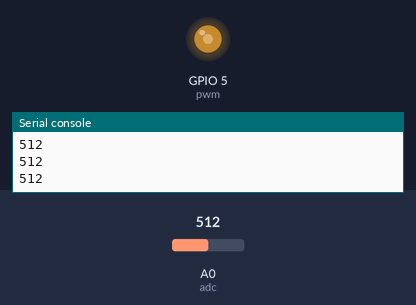
Recording of a program running on a simulated ESP8266 board running MicroPython. Shown: output pins drawn as LEDs (lit = HIGH), the last lines printed to the serial console. The test bench sets the inputs (shaded band); at power-on: A0 (adc) = 512 (analog values on the 0–1023 scale).

Above: at 1.2 s.
1.3 s: A0 (adc) set to 716
At 2.5 s:
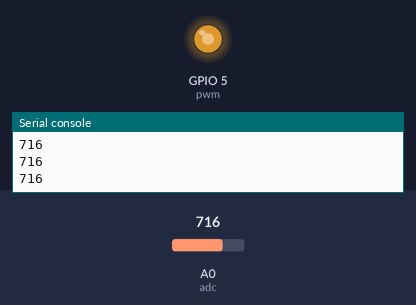
2.8 s: A0 (adc) set to 900
At 3.9 s:
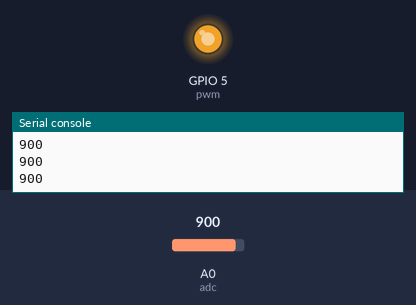
4.3 s: A0 (adc) set to 122
At 5.1 s:
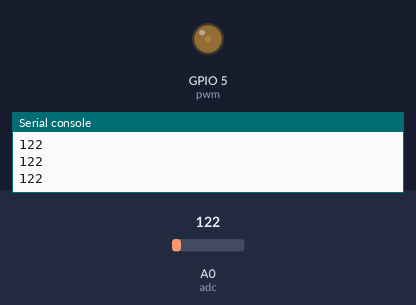
5.8 s: A0 (adc) set to 0
At 6.4 s:
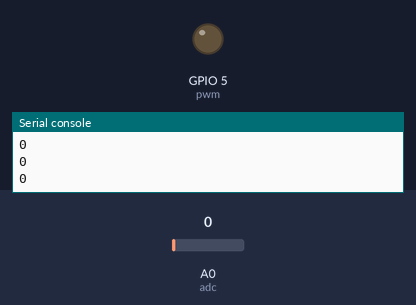
Timing chart, 0 to 8.3 s (numbered marks = the images above; inputs shaded):
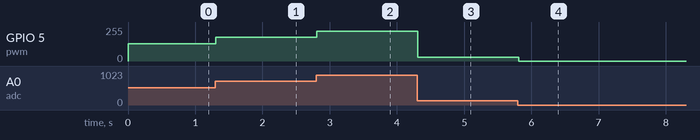

Measured:
- after the input at 1.3 s, GPIO 5 (pwm): 128/255 → 178/255 at once
- after the input at 2.8 s, GPIO 5 (pwm): 178/255 → 224/255 at once
- after the input at 4.3 s, GPIO 5 (pwm): 224/255 → 30/255 at once
- after the input at 5.8 s, GPIO 5 (pwm): 30/255 → 0/255 at once

The program:

NightLamp.py
```python
from machine import Pin,PWM,ADC
import time

pwm =PWM(Pin(5,Pin.OUT),1000)
adc=ADC(0)

try:
    while True:
        adcValue=adc.read()
        pwm.duty(adcValue)
        print(adc.read())
        time.sleep_ms(100)
except:
    pwm.deinit()
```
